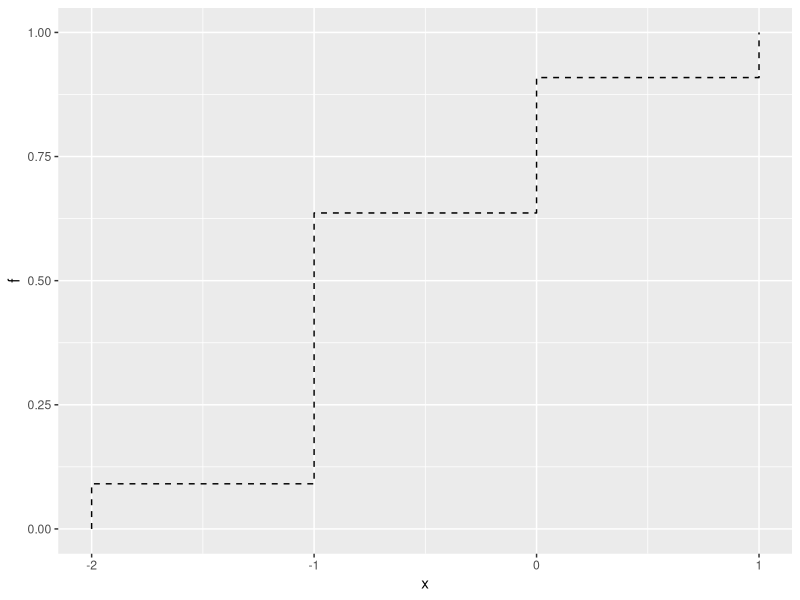

The R script that drew this image:
library(ggplot2)

check_device <- function()
{
    while (!is.null(dev.list())) Sys.sleep(1)
}

plotter <- function(data)
{
    print("OUT OF PLOTTER")
    dash_data <- data.frame()
    dash_data_tmp <- dash_data
    for(i in 1:(length(data[, 1])-1))
    {
        print(paste("i = ",i, " data[i, 2] = ", data[i, 2], " data[i + 1, 2] = ", data[i + 1, 2]))
        if(data[i, 2] != data[i + 1, 2])
        {
            dash_data_tmp <- dash_data
            dash_data <- rbind(dash_data_tmp, data.frame("x"=c(data[i, 1], data[i, 1]), "f"=c(data[i, 2], data[i+1, 2])))
            # ggplot(data.frame("x"=c(data[i, 1], data[i, 1]), "f"=c(data[i, 2], data[i+1, 2])), mapping=aes(x=x, y=f)) + geom_line(linetype="dashed")
        }
    }
    print("DAASH DATA IS")
    print(dash_data)
    ggplot(dash_data, aes(x=x, y=f)) + geom_line(linetype="dashed")
}

# if x >= X^{(1)}
flid <- function(n, data, x)
{
    max <- 0
    for(i in 1:length(data))
    {
        if(data[i] <= x && i > max)
        {
            max <- i
        }
    }
    return (1 / n * max)
}

por_stat <- function(n, x, sort_sample)
{
    X <- c()
    Y <- c()
    for(i in 1:length(x))
    {
        if(x[i] >= min(sort_sample))
        {
            X[i] <- x[i]
            Y[i] <- flid(n, sort_sample, x[i])
        } else 
        {
            X[i] <- x[i]
            Y[i] <- 0
        }
    }
    return (data.frame("x"=X, "f"=Y))
}

n <- 11
x <- seq(-5, 5, 1)
y <- rnorm(n, 0, 1)
data <- por_stat(n, x, sort(y))
data
plotter(data)
